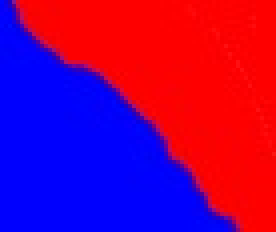
#> input picture DL_gen_p/test4.jpg, 69 x 58 px (shown 4 times larger)
$ python main.py   (older library calls are emulated)
#> lines starting #> are read from the running program, lines starting #| are printed output that depends on the picture; after the words box and inside, x2 and y2 are one past the last pixel; in counts of white or black regions, pixels touching at a corner belong together
### DL_gen_p/Population.py
# Class implementation of population
# Original image will be necessary for individual polygon evaluation, at least in this idea.
# Using colors and checking how well created polygon align with corresponding fragments on original image we can see how
# good it's genes are.

import numpy as np
from Evo_object import Polygon
from numpy import asarray
from PIL import Image
import matplotlib.pyplot as plt
import numexpr as ne


class PopulationClass:
    def __init__(self, im_path: str, max_poly_edges: int = 4, population_size: int = 50):
#> called with im_path = 'test4.jpg', max_poly_edges = 7, population_size = 1000
        self.original_image = asarray(Image.open(im_path))  # Normalised to [0-1]
#> self.original_image is the input picture: shape (58, 69, 3); mean R, G, B 134.6, 0.8, 119.2
        self.canvas_size = (self.original_image.shape[1], self.original_image.shape[0])
#> self.canvas_size = (69, 58)
        self.max_edges = max_poly_edges
        self.created_image = None
        self.fitness = np.zeros(population_size)
        self.fitness_sum = None
        self.population_size = population_size
        self.individuals = [Polygon(self.max_edges, self.canvas_size) for i in range(self.population_size)]
        self.fitness_individual()

    def print_values(self) -> None:     # Nie robi za wiele
        print('Population size = ', self.population_size)
        print('Maximum no. polygon edges = ', self.max_edges)
        print('Canvas size = ', self.canvas_size[0:2])

    def get_poly_image(self):   # Na przezroczyste tło wklejamy utworzone wielokąty z kanałem alfa = 50% (transparency)
        back = Image.new("RGBA", self.canvas_size[0:2], (0, 0, 0, 0))
        object_index = 0
        for individual in self.individuals:
            back.paste(individual.poly_image, mask=individual.poly_image)
            object_index = object_index + 1

        self.created_image = np.asarray(back)[..., :3]      # Wybieramy tylko kanały RGB obrazu bez przezroczystości

    def print_poly_image(self):     # Wyświetlanie obrazu
        self.get_poly_image()
        plt.imshow(self.created_image)
        plt.show()

    def fitness_individual(self):   # Funkcja celu dla każdego wielokąta z osobna
        # Obliczamy odległość Euklidesową między punktami w przestrzeni 3D dla współrzędnych złożonych z wartości RGB
        # obrazu oryginalnego oraz obrazu zawierającego dany wielokąt. Dla każdego piksela w obrazach.
        i = 0
        for individual in self.individuals:
            poly_cre = (np.asarray(individual.poly_image))  # Obraz wielokąta
            true_cre = self.original_image  # Obraz oryginalny
            true_cre2 = 1*(self.individuals[i].poly_mask) # Maska binarna wielokąta
            aa0 = np.multiply(true_cre[..., 0], true_cre2)    # kolor R fragmentu obrazu oryginalnego (obraz org * maska)
            aa1 = np.multiply(true_cre[..., 1], true_cre2)    # kolor G fragmentu obrazu oryginalnego (obraz org * maska)
            aa2 = np.multiply(true_cre[..., 2], true_cre2)    # kolor B fragmentu obrazu oryginalnego (obraz org * maska)
            a0 = true_cre[..., 0]   # kolor R org
            a1 = true_cre[..., 1]   # kolor G org
            a2 = true_cre[..., 2]   # kolor B org
            b0 = poly_cre[..., 0]   # kolor R wielokąta
            b1 = poly_cre[..., 1]   # kolor G wielokąta
            b2 = poly_cre[..., 2]   # kolor B wielokąta

            fitness_local = np.int(ne.evaluate('sum((aa0/255-b0/255)**2 + (aa1/255-b1/255)**2 + (aa2/255-b2/255)**2)'))
            #fitness_local = np.int(ne.evaluate('sqrt(fitness_local)'))
            fitness = np.int(ne.evaluate('sum((a0/255-b0/255)**2 + (a1/255-b1/255)**2 + (a2/255-b2/255)**2)'))  # * fitness_local
            #fitness = np.int(ne.evaluate('sqrt(fitness)'))
            self.fitness[i] = fitness
            individual.fitness = self.fitness[i]
            i = i + 1

    def do_the_evolution(self):     # Ewolucja
        # Wybrane zostają tylko najlepsze osobniki (najlepiej dopasowane). Każda para daje 4 dzieci, do końcowej listy
        # dodane zostają tylko rodzice oraz ich dzieci
        sorted_fitness = (np.argsort(self.fitness))
        passing_size = 4
        self.fitness_sum = sum(self.fitness[sorted_fitness[0:4]])
        #print(self.fitness_sum)
        children_list = []
        parents_list = []
        for number in range(int(passing_size/2)):
            kid1, kid2, kid3, kid4 = self.individuals[sorted_fitness[number*2]].crossover(self.individuals[sorted_fitness[number*2+1]])
            children_list = children_list + [kid1, kid2, kid3, kid4]
            parents_list = parents_list + [self.individuals[sorted_fitness[number*2]], self.individuals[sorted_fitness[number*2+1]]]

        #self.individuals = parents_list+children_list+self.individuals[passing_size:passing_size+10]
        self.individuals = parents_list[0:passing_size] + children_list
        self.population_size = np.size(self.individuals)
        self.fitness = np.zeros(self.population_size)
        self.fitness_individual()

### DL_gen_p/Evo_object.py
# Class defining 2D object which is going to be manipulated by genetics algorithm.
from __future__ import annotations
# IMPORT
import numpy as np
import random
from PIL import Image
from PIL import ImageDraw
import matplotlib.pyplot as plt
random.seed(312336)
# poly_gene is a variable which purpose it to represent DNA of our object, specified in form of a list and containing:
# [no. polynomial edges(e = 1,..n) , Red color, Green color, Blue color, // using RGB color model
# (X coordinate of vertex with index i = 1, Y coordinate of vertex with index i = 1), ...,
# (X coordinate of vertex with index i = n, Y coordinate of vertex with index i = n]).
# Could be changed to separated lists later.
# Maximum number of edges is to be specified later.
# [6; 32; 32; 32 ; (123,32), (2313,32), (321,112) ]

class Polygon:
    def __init__(self, max_edges: int, canvas_size: tuple, poly_gene=None):
#> called with max_edges = 7, canvas_size = (69, 58)
        self.canvas_size = canvas_size
        self.poly_image = None
        self.fitness = 0
        self.poly_mask = np.zeros(shape=canvas_size)
        if poly_gene is not None:
            self.poly_gene = poly_gene
        else:
            no_edges = random.randint(3, max_edges)
            self.poly_gene = [None] * 4
            self.poly_gene[0:4] = [no_edges] + random.sample(range(1, 255), 3)
            for num in range(no_edges):
                coord_xy = (random.randint(0, canvas_size[0]), random.randint(0, canvas_size[1]))
                self.poly_gene = self.poly_gene + [coord_xy]
        self.make_figure()

    def make_figure(self):
        poly = Image.new('RGBA', self.canvas_size, (0, 0, 0, 0))
#> poly: PIL image 69x58 RGBA; every value is 0
        pdraw = ImageDraw.Draw(poly)
        pdraw.polygon(self.poly_gene[4:],
                      fill=(self.poly_gene[1], self.poly_gene[2], self.poly_gene[3], 127))
        self.poly_image = poly
        self.poly_mask = np.array(poly, dtype=bool)[..., 0]
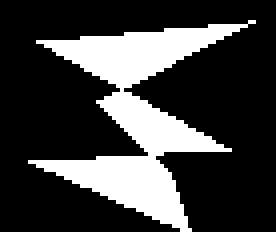
#> self.poly_mask: shape (58, 69) bool (shown 4 times larger); 24.6% white; 1 white region, box (x1, y1, x2, y2) and area: (7, 5, 64, 58) 986

    # [14 lines left out: function mutate, not called in this run]

    def mutate_edge(self): # Mutacja tylko jednej współrzędnej (x/y) z losowego wierzchołka
        # coord_xy = (random.randint(0, self.canvas_size[0]), random.randint(0, self.canvas_size[1]))
        # coord_xy = (random.randint(0, self.canvas_size[0]), random.randint(0, self.canvas_size[1]))
        ran_in = random.randint(0, self.poly_gene[0] - 1)
        self.poly_gene[4 + ran_in] = (random.randint(0, self.canvas_size[0]),
                                      (self.poly_gene[4 + ran_in])[1])
        self.make_figure()

    def mutate_color(self):
        self.poly_gene[1:4] = random.sample(range(1, 255), 3)

    def crossover(self, mate: Polygon):
        child_1 = [mate.poly_gene[0]] + self.poly_gene[1:4] + mate.poly_gene[4:]
        child_2 = [self.poly_gene[0]] + mate.poly_gene[1:4] + self.poly_gene[4:]
        child_3 = self.poly_gene
        child_4 = mate.poly_gene
        k1 = Polygon(5, self.canvas_size, child_1)
        k2 = Polygon(5, self.canvas_size, child_2)
        k3 = Polygon(5, self.canvas_size, child_3)
        k4 = Polygon(5, self.canvas_size, child_4)
        k1.mutate_edge()
        k2.mutate_edge()
        k3.mutate_edge()
        k4.mutate_edge()
        return k1, k2, k3, k4

### DL_gen_p/main.py
# This is a sample Python script.

# Press Shift+F10 to execute it or replace it with your code.
# Press Double Shift to search everywhere for classes, files, tool windows, actions, and settings.

import matplotlib.pyplot as plt
import numpy as np
from Population import PopulationClass
import time
import copy

I_PATH = "test4.jpg"
x = PopulationClass(I_PATH,7,1000)
#> in make_figure (call 2), `self.poly_mask = np.array(poly, dtype=bool)[..., 0]`: self.poly_mask: shape (58, 69) bool; 16.2% white; 1 white region, box (x1, y1, x2, y2) and area: (3, 0, 61, 43) 647
#> in make_figure (call 3), `self.poly_mask = np.array(poly, dtype=bool)[..., 0]`: self.poly_mask: shape (58, 69) bool; 7.2% white; 1 white region, box (x1, y1, x2, y2) and area: (7, 17, 42, 54) 290
#> in make_figure (call 4), `self.poly_mask = np.array(poly, dtype=bool)[..., 0]`: self.poly_mask: shape (58, 69) bool; 13.5% white; 1 white region, box (x1, y1, x2, y2) and area: (12, 3, 64, 54) 539
#> in make_figure (call 5), `self.poly_mask = np.array(poly, dtype=bool)[..., 0]`: self.poly_mask: shape (58, 69) bool; 5.2% white; 1 white region, box (x1, y1, x2, y2) and area: (2, 7, 42, 49) 210
#> in make_figure (call 6), `self.poly_mask = np.array(poly, dtype=bool)[..., 0]`: self.poly_mask: shape (58, 69) bool; 21.2% white; 1 white region, box (x1, y1, x2, y2) and area: (14, 3, 62, 47) 848
#> in make_figure (call 7), `self.poly_mask = np.array(poly, dtype=bool)[..., 0]`: self.poly_mask: shape (58, 69) bool; 16.9% white; 4 white regions (3 under 20 px), largest, box (x1, y1, x2, y2) and area: (28, 1, 64, 43) 660
#> in make_figure (call 8), `self.poly_mask = np.array(poly, dtype=bool)[..., 0]`: self.poly_mask: shape (58, 69) bool; 13.9% white; 1 white region, box (x1, y1, x2, y2) and area: (15, 1, 65, 58) 558
#> in make_figure (call 9), `self.poly_mask = np.array(poly, dtype=bool)[..., 0]`: self.poly_mask: shape (58, 69) bool; 1.3% white in thin lines or dots, all inside (x1, y1, x2, y2) = (9, 14, 16, 56)
#> in make_figure (call 10), `self.poly_mask = np.array(poly, dtype=bool)[..., 0]`: self.poly_mask: shape (58, 69) bool; 18.7% white; 1 white region, box (x1, y1, x2, y2) and area: (8, 6, 68, 56) 748
#> in make_figure (call 11), `self.poly_mask = np.array(poly, dtype=bool)[..., 0]`: self.poly_mask: shape (58, 69) bool; 6.5% white; 1 white region, box (x1, y1, x2, y2) and area: (0, 14, 17, 55) 259
#> in make_figure (call 12), `self.poly_mask = np.array(poly, dtype=bool)[..., 0]`: self.poly_mask: shape (58, 69) bool; 17.5% white; 1 white region, box (x1, y1, x2, y2) and area: (5, 1, 55, 58) 700
#> in make_figure (call 13), `self.poly_mask = np.array(poly, dtype=bool)[..., 0]`: self.poly_mask: shape (58, 69) bool; 14.2% white; 1 white region, box (x1, y1, x2, y2) and area: (13, 10, 48, 54) 568
#> in make_figure (call 14), `self.poly_mask = np.array(poly, dtype=bool)[..., 0]`: self.poly_mask: shape (58, 69) bool; 15.5% white; 1 white region, box (x1, y1, x2, y2) and area: (14, 16, 59, 56) 622
#> in make_figure (call 15), `self.poly_mask = np.array(poly, dtype=bool)[..., 0]`: self.poly_mask: shape (58, 69) bool; 10.2% white; 1 white region, box (x1, y1, x2, y2) and area: (12, 8, 68, 58) 410
#> in make_figure (call 16), `self.poly_mask = np.array(poly, dtype=bool)[..., 0]`: self.poly_mask: shape (58, 69) bool; 3.2% white in thin lines or dots, all inside (x1, y1, x2, y2) = (21, 19, 64, 56)
#> in make_figure (call 17), `self.poly_mask = np.array(poly, dtype=bool)[..., 0]`: self.poly_mask: shape (58, 69) bool; 24.4% white; 1 white region, box (x1, y1, x2, y2) and area: (2, 3, 51, 52) 976
#> in make_figure (call 18), `self.poly_mask = np.array(poly, dtype=bool)[..., 0]`: self.poly_mask: shape (58, 69) bool; 1.7% white in thin lines or dots, all inside (x1, y1, x2, y2) = (4, 13, 57, 43)
#> in make_figure (call 19), `self.poly_mask = np.array(poly, dtype=bool)[..., 0]`: self.poly_mask: shape (58, 69) bool; 16.9% white; 1 white region, box (x1, y1, x2, y2) and area: (10, 2, 38, 58) 676
#> in make_figure (call 20), `self.poly_mask = np.array(poly, dtype=bool)[..., 0]`: self.poly_mask: shape (58, 69) bool; 13.4% white; 1 white region, box (x1, y1, x2, y2) and area: (5, 3, 39, 46) 535
#> in make_figure (call 21), `self.poly_image = poly`:
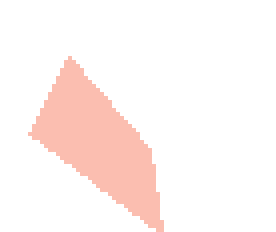
#> self.poly_image: PIL image 69x58 RGBA (shown 4 times larger); mean R, G, B, A 40.6, 20.6, 15.9, 20.9; transparent parts drawn white
#> in make_figure (call 21), `self.poly_mask = np.array(poly, dtype=bool)[..., 0]`:
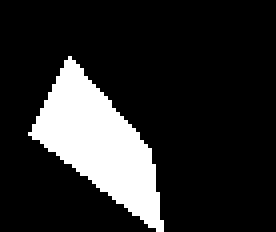
#> self.poly_mask: shape (58, 69) bool (shown 4 times larger); 16.4% white; 1 white region, box (x1, y1, x2, y2) and area: (7, 14, 41, 58) 658
#> in make_figure (call 22), `self.poly_image = poly`:
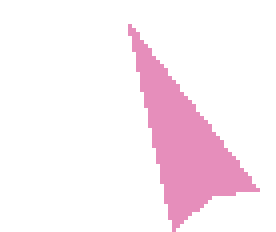
#> self.poly_image: PIL image 69x58 RGBA (shown 4 times larger); mean R, G, B, A 31, 4.4, 17.9, 19.1; transparent parts drawn white
#> in make_figure (call 22), `self.poly_mask = np.array(poly, dtype=bool)[..., 0]`:
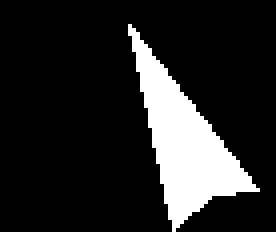
#> self.poly_mask: shape (58, 69) bool (shown 4 times larger); 15.1% white; 1 white region, box (x1, y1, x2, y2) and area: (32, 6, 65, 58) 603
#> in make_figure (call 23), `self.poly_image = poly`:
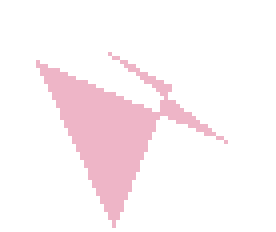
#> self.poly_image: PIL image 69x58 RGBA (shown 4 times larger); mean R, G, B, A 34.5, 16.7, 22.3, 19.8; transparent parts drawn white
#> in make_figure (call 23), `self.poly_mask = np.array(poly, dtype=bool)[..., 0]`:
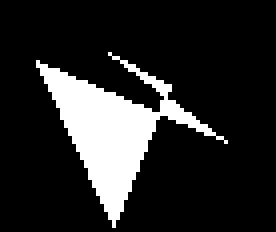
#> self.poly_mask: shape (58, 69) bool (shown 4 times larger); 15.6% white; 1 white region, box (x1, y1, x2, y2) and area: (9, 13, 57, 57) 624
#> after the loop in fitness_individual, `for individual in self.individuals:`: i = 0; self.fitness = 1000 values from 0 to 0
#> (the call stopped at in fitness_individual, `fitness_local = np.int(ne.evaluate('sum((aa0/255-b0/255)**2 + (aa1/255..`: numexpr is not available in this run)
x.print_poly_image()
#> after the loop in get_poly_image, `for individual in self.individuals:`: object_index = 1000
x.print_values()
#| Canvas size =  (69, 58)
start = time.time()
fit_vec = []
fitt = 100000000
for i in range(1000):
#> (the run stopped early here; a loop or call above may not have finished)
